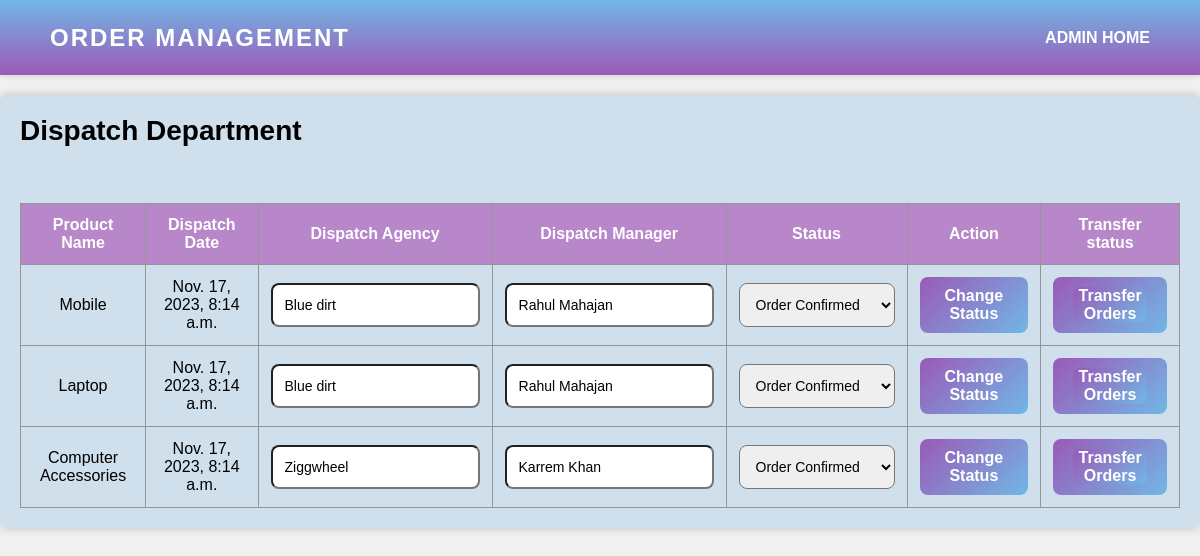
Before: /order_dispatched_list/ with the older database file.
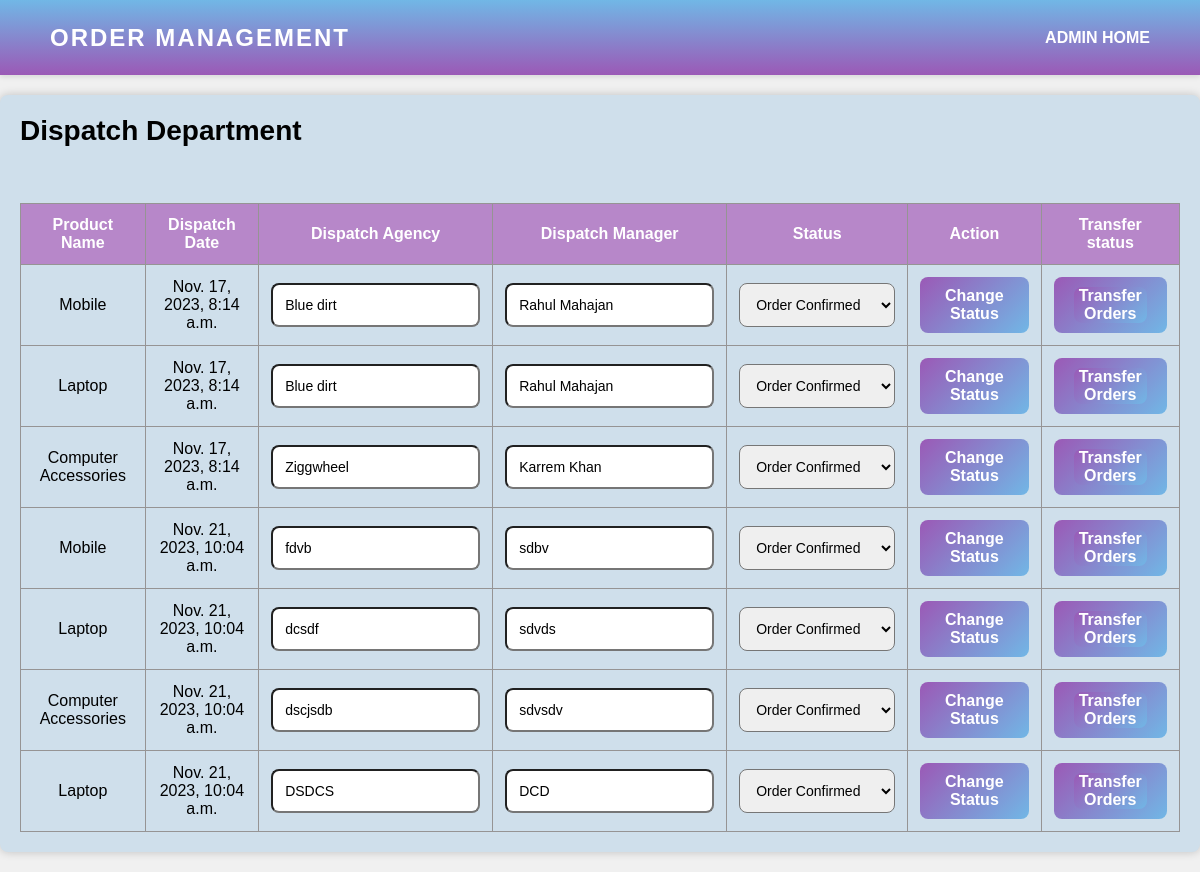
After: the same page with the newer database file.
### oms/models.py (models this page shows, shortened)
class Order_Dispatched(models.Model):
    received_id = models.ForeignKey(Order_Received,null=True, on_delete=models.SET_NULL)
    dispatch_agency = models.CharField(max_length=150)
    order_dispached_date = models.DateTimeField(auto_now_add=True)
    dispatch_manager = models.CharField(max_length=80)
    status = models.CharField(
        max_length=30,
        choices=[
            ('Order Confirmed', 'Order Confirmed'),
            ('Order Dispatched', 'Order Dispatched'),
        ],
        default='Order Confirmed',
    )
    class Meta:
        db_table = 'order_dispatched_master'

class Order_Received(models.Model):
    product_id = models.ForeignKey(Product, null=True, on_delete=models.SET_NULL)
    order_placed = models.ForeignKey(Order_Placed, null=True, on_delete=models.CASCADE)
    product_name = models.CharField(max_length=80)
    quantity = models.IntegerField()
    basic_price = models.FloatField()
    transportation_charges = models.FloatField()
    additional_taxes = models.FloatField()
    total_amount = models.FloatField()  # Add the total_amount field
    image = models.ImageField(upload_to="oms/images", default="")
    order_received_date = models.DateTimeField(auto_now_add=True)
    status = models.CharField(
        max_length=30,
        choices=[
            ('Order Received', 'Order Received'),
            ('Order Confirmed', 'Order Confirmed'),
        ],
        default='Order Received',
    )
    class Meta:
        db_table = 'order_received_master'

### oms/views.py (the view)
# urls.py: path('order_dispatched_list/', views.order_dispatched_list, name='order_dispatched_list'),
def order_dispatched_list(request):
    orders_dispatched = Order_Dispatched.objects.all()
    return render(request, 'order_dispatched_list.html', {'orders_dispatcheds': orders_dispatched})

### oms/templates/order_dispatched_list.html (shortened to what this page needs)
<!DOCTYPE html>
<html>
<head>
</head>
<body>
    <nav>
        <div class="logo">
            <p>Order Management</p>
        </div>
        <ul>
            <li><a href="{% url 'admin_zone' %}">ADMIN HOME</a></li>
        </ul>
    </nav>
    <div class="container">
        <div class="title">Dispatch Department</div>
        <br><br>
        <div class="user-details">
            <div id="search-results">
                <table class="staff-table">
                    <thead class="heading">
            <tr>
                <th>Product Name</th>
                <th>Dispatch Date</th>
                <th>Dispatch Agency</th>
                <th>Dispatch Manager</th>
                <th>Status</th>
                <th>Action</th>
                <th>Transfer status</th>
            </tr>
        </thead>
        <tbody class="staff-body">
            {% for order in orders_dispatcheds %}
            <tr>
                <td>{{ order.received_id.product_name }}</td>
                <td>{{ order.order_dispached_date }}</td>
                <td>
                    <form method="post" action="{% url 'update_order_status' order.id %}">
                        <input type="text" name="dispatch_agency" value="{{ order.dispatch_agency }}" />
                </td>
                <td>
                    <input type="text" name="dispatch_manager" value="{{ order.dispatch_manager }}" />
                </td>
                <td>
                    <select name="status">
                        <option value="Order Confirmed" {% if order.status == "Order Confirmed" %}selected{% endif %}>Order Confirmed</option>
                    </select>
                </td>
                <td>
                    <button type="submit">Change Status</button>
                </td>
                <td>
                    <button style="border: none;"><a href="{% url 'transfer_order_to_transit' order.id %}" class="button-link">Transfer Orders</a></button>
                </td>
            </tr>
            {% endfor %}
        </tbody>
</table>
</body>
</html>

Changed rows visible on the page:
added Order_Dispatched: received_id.product_name "Mobile", order_dispached_date "Nov. 21, 2023, 10:04 a.m.", dispatch_agency "fdvb", dispatch_manager "sdbv"
added Order_Dispatched: received_id.product_name "Laptop", order_dispached_date "Nov. 21, 2023, 10:04 a.m.", dispatch_agency "dcsdf", dispatch_manager "sdvds"
added Order_Dispatched: received_id.product_name "Computer Accessories", order_dispached_date "Nov. 21, 2023, 10:04 a.m.", dispatch_agency "dscjsdb", dispatch_manager "sdvsdv"
added Order_Dispatched: received_id.product_name "Laptop", order_dispached_date "Nov. 21, 2023, 10:04 a.m.", dispatch_agency "DSDCS", dispatch_manager "DCD"
